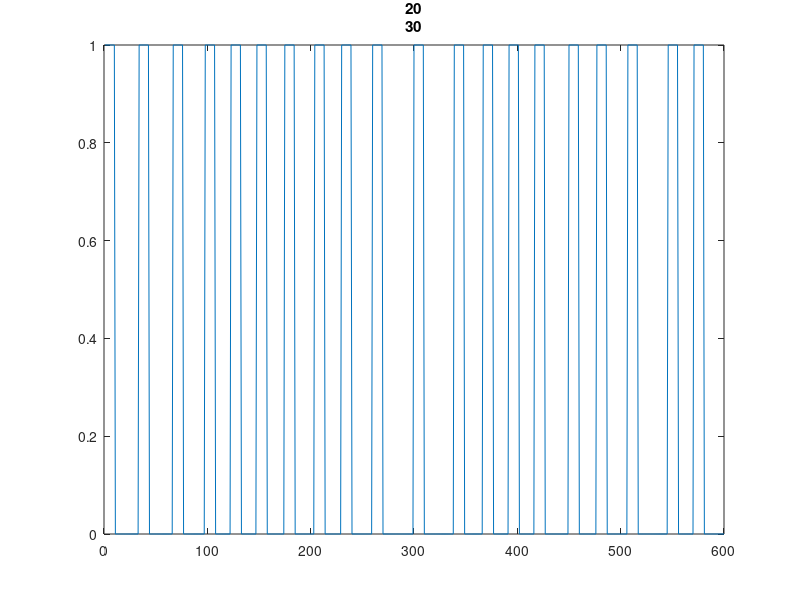
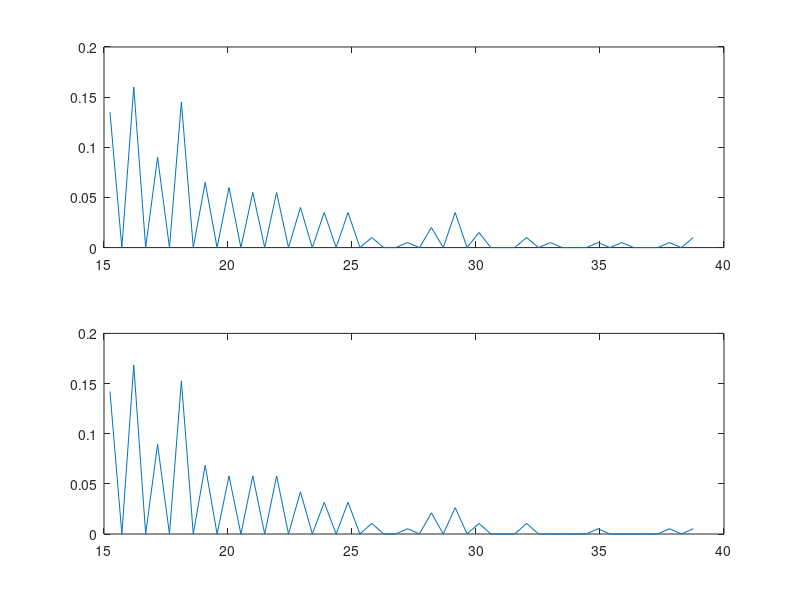

MATLAB code for these plots, in order:
% geenrate the stimulus using ITIs that are generated from a poisson distribution
% script set_stim does the same, but it generates the array of events generated by poisson process.
% this scrip is slower than set_stim


visdur = 600;
evnum = 20; 8; % 600ms stim: 8-17; 1000ms: 10-24 (?)

evdur = 10;
gapdur = 15; 

evdur_temp = 1; % event duration in ms
% visdur_temp = visdur - evnum*(evdur-evdur_temp); % 600; % value(WaitDuration) % length of visual stimulation in ms.
visdur_temp = visdur - evnum*(evdur+gapdur-evdur_temp);

mu = evnum/visdur_temp;
mu_rand = 1/mu;

%%
tic
ieis_all = {};
for iit = 1:1E1%:1E2

itis = exprnd(mu_rand, 1, 1E3);
% figure; hist(itis, 30)

%{
itis(itis<gapdur) = [];
figure; hist(itis, 30)

max_gap = visdur_temp - (evnum*evdur_temp + (evnum-1)*gapdur) + gapdur;
itis(itis>max_gap) = [];
% figure; hist(itis, 30)
%}

sum_itis = visdur_temp - evnum*evdur_temp;
s_ritis = sum_itis+1;
while s_ritis>sum_itis
    rand_itis = randi(length(itis),1,evnum-1); 
    s_ritis = sum(itis(rand_itis));
end
% s_ritis
itis_final = round(itis(rand_itis));
itis_final = [itis_final sum_itis - sum(itis_final)];

itis_final = itis_final+gapdur;

%%
flash = ones(1,evdur);
vis_stim = ones(1,evdur);

for iiti = 1:length(itis_final)
    vis_stim = [vis_stim, zeros(1, itis_final(iiti)), flash];
end
vis_stim(visdur+1:end) = [];

numev_all = sum(diff([0 vis_stim 0])==-1);

ieis_all{iit} = itis_final;

t(iit) = toc;

end
figure; 
plot(vis_stim)
title([numev_all max(itis_final)])




% figure; 
% subplot(211), hist(cell2mat(ieis_all),50)
% subplot(212),  hist(cell2mat(cellfun(@(x)x(1:end-1), ieis_all,'uniformoutput',0)),50)

figure; 
subplot(211), 
[n,v] = hist(cell2mat(ieis_all),50);
n = n/sum(n);
plot(v,n)

subplot(212),  
[n,v] = hist(cell2mat(cellfun(@(x)x(1:end-1), ieis_all,'uniformoutput',0)),50);
n = n/sum(n);
plot(v,n)

